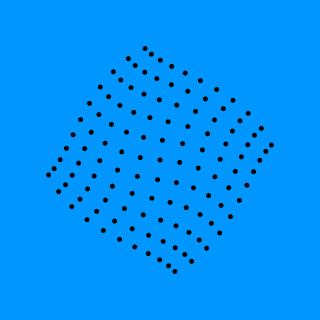
Frame 1 (no input)
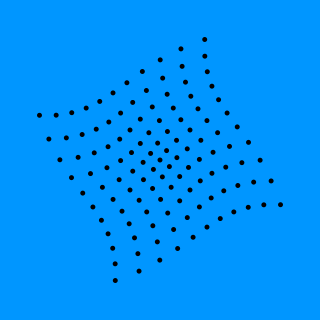
Frame 60 (the mouse pressed at the canvas centre just before this capture)
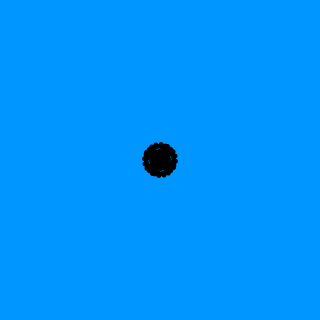
Frame 120 (the mouse held since frame 60 and released just before this capture)

The Processing sketch that drew these frames (run headless with seeded random() and noise(); from frame 60 on, the mouse is pressed at the canvas centre):

// Processing sketch: processing_177841
// ── processing_177841.pde

void setup(){
  size(320, 320);
  noStroke();
}

void draw(){
  background(0, 150, 255);
  translate(width/2, height/2);
  for(int x = -50; x <= 50; x+=10){
    for(int y = -50; y <= 50; y+=10){
      float d = dist(x, y, 0, 0);
      float d2 = sin(radians(d))*d;
      fill(0);
      pushMatrix();
      translate(x, y);
      rotate(radians(d + frameCount * 4));
      ellipse(x, y, 5, 5);
      popMatrix();
    } 
  }
}
